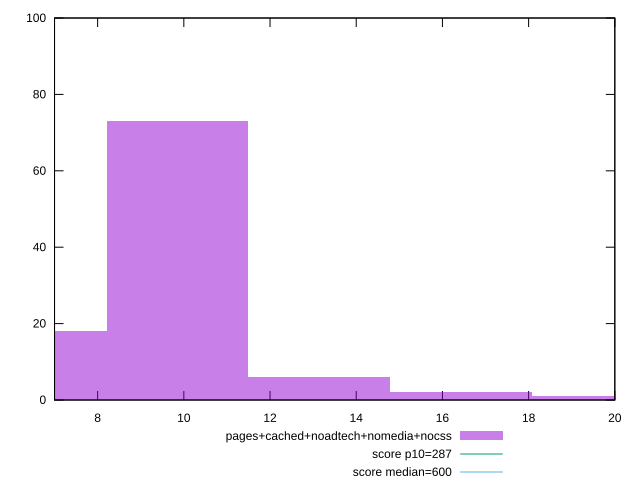

gnuplot code for this plot:
reset

$pagesCachedNoadtechNomediaNocss <<EOF
13.142898333577996 6
9.857173750183497 73
6.571449166788998 18
16.428622916972493 2
19.714347500366994 1
EOF

set key outside below
set boxwidth 3.285724583394499
set xrange [7:20]
set yrange [0:100]
set trange [0:100]
set style fill transparent solid 0.5 noborder

set parametric
set terminal svg size 640, 490 enhanced background rgb 'white'
set output "report_00018_2021-02-10T15-25-16.877Z/total-blocking-time/comparison/histogram/4_vs_5.svg"

plot $pagesCachedNoadtechNomediaNocss title "pages+cached+noadtech+nomedia+nocss" with boxes, \
     287,t title "score p10=287", \
     600,t title "score median=600"

reset
